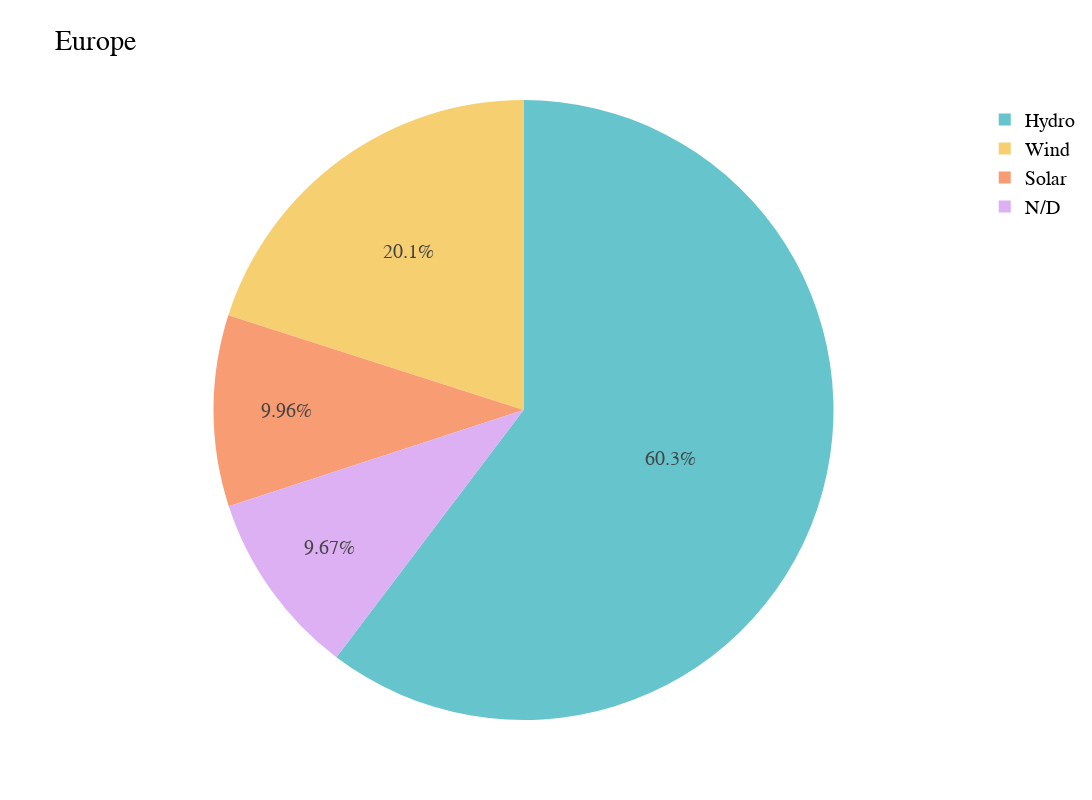

Here is the notebook cell this chart was saved with:
### Code cell
fig = px.pie(world_share_2019, values='Share', names='Type', title='Percentage of Total energy production',width=plot_width, height=plot_height, color_discrete_sequence=px.colors.qualitative.Pastel)

fig.update_layout(
    title = "Europe",
    font=plot_font_dict)
fig.show()

### Figure 1 — Plotly figure (JSON) as saved in the notebook; plotly's stock layout.template omitted (floating-point values rounded to 4 significant figures)
{"data": [{"domain": {"x": [0.0, 1.0], "y": [0.0, 1.0]}, "hovertemplate": "Type=%{label}<br>Share=%{value}<extra></extra>", "labels": ["Hydro", "Solar", "Wind", "N/D"], "legendgroup": "", "name": "", "showlegend": true, "values": [16.45, 2.718, 5.471, 2.637], "type": "pie"}], "layout": {"legend": {"tracegroupgap": 0}, "title": {"text": "Europe"}, "piecolorway": ["rgb(102, 197, 204)", "rgb(246, 207, 113)", "rgb(248, 156, 116)", "rgb(220, 176, 242)", "rgb(135, 197, 95)", "rgb(158, 185, 243)", "rgb(254, 136, 177)", "rgb(201, 219, 116)", "rgb(139, 224, 164)", "rgb(180, 151, 231)", "rgb(179, 179, 179)"], "height": 800, "width": 1500, "font": {"family": "Arial", "size": 20, "color": "#000000"}}}
